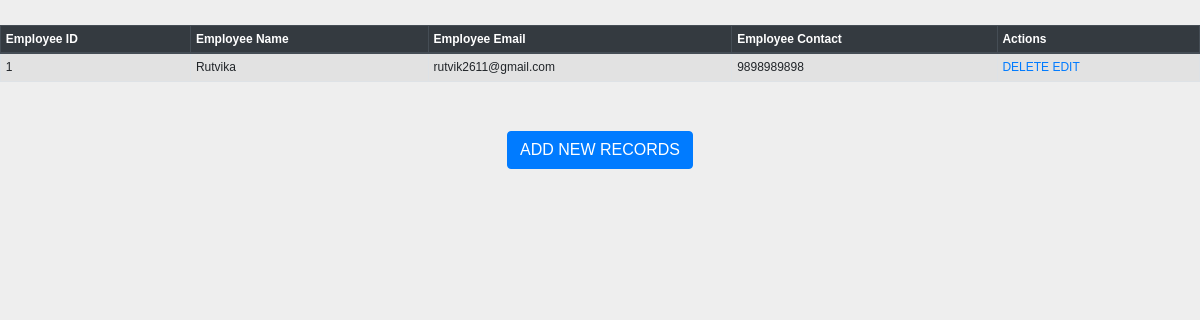
The page /show on the database its author committed.
### SECONDAPPLICATION/models.py (models this page shows)
class Employee(models.Model):
    eid = models.CharField(max_length=20)
    ename = models.CharField(max_length=100)
    eemail = models.EmailField()
    econtact = models.CharField(max_length=15)
    class Meta:
        db_table = "employee"

### SECONDAPPLICATION/views.py (the view)
# urls.py: path('show',views.show,name="show"),
def show(request):
    employees=Employee.objects.all()
    return render(request, 'SECONDAPPLICATION/show.html', {'employees':employees})

### Templates/SECONDAPPLICATION/show.html (shortened to what this page needs)
<!DOCTYPE html>
<html lang="en">
<head>
     {% load staticfiles %}
     <link rel="stylesheet" href="https://maxcdn.bootstrapcdn.com/bootstrap/4.3.1/css/bootstrap.min.css">
    <link rel="stylesheet" href="{% static 'CSS/style.css' %}"/>
</head>
<body>
<table class="table table-striped table-bordered table-sm">
    <thead class="thead-dark">
    <tr>
        <th>Employee ID</th>
        <th>Employee Name</th>
        <th>Employee Email</th>
        <th>Employee Contact</th>
        <th>Actions</th>
    </tr>
    </thead>
    <tbody>
{% for employee in employees %}
    <tr>
        <td>{{ employee.eid }}</td>
        <td>{{ employee.ename }}</td>
        <td>{{ employee.eemail }}</td>
        <td>{{ employee.econtact }}</td>
        <td>
            <a href="/delete/{{ employee.id }}">DELETE</a>
            <a href="/edit/{{ employee.id }}">EDIT</a>
        </td>
    </tr>
{% endfor %}
    </tbody>
</table>
<br>
<br>
<center><a href="/" class="btn btn-primary">ADD NEW RECORDS</a></center>
</body>
</html>

### Static/CSS/style.css (style rules this page uses)
body { font:12px/1.4 Verdana,Arial; background:#eee; height:100%; margin:25px 0; padding:0 }

### rows shown on the page
Employee: eid "1", ename "Rutvika", eemail "rutvik2611@gmail.com", econtact "9898989898"
